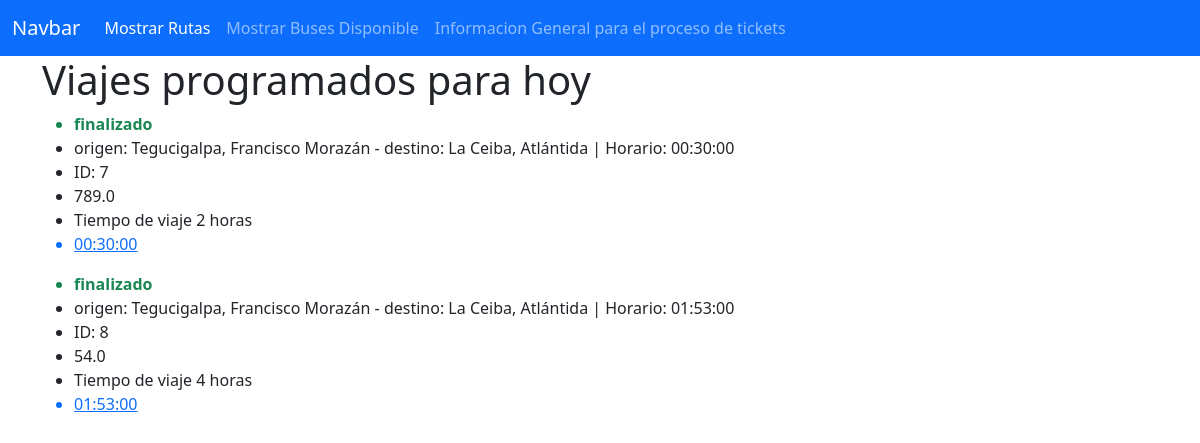
The page / on the database its author committed.
### app_transportAgency/models.py (models this page shows, shortened)
class TripScheduling(models.Model):
    STATE = {
       ('1', 'A tiempo'),
       ('2', 'en viaje'),
       ('3', 'finalizado'),
       ('4', 'cancelado'),
   }
    date_trip = models.DateField(auto_now_add=True)
    state     = models.CharField(max_length=1, choices=STATE)
    routes    = models.ForeignKey(Route,  on_delete=models.PROTECT, blank=True, null=True)

class Route(models.Model):
    origin     = models.ForeignKey(City, related_name="origin_city", on_delete=models.CASCADE)
    destiny    = models.ForeignKey(City, related_name="destiny_city", on_delete=models.CASCADE)
    route_time = models.IntegerField()
    precio     = models.FloatField()
    schedule   = models.ForeignKey(Schedule, on_delete=models.CASCADE, blank=True, null=True)
    def __str__(self):
        return f'origen: {self.origin} - destino: {self.destiny} | Horario: {self.schedule}'

class City(models.Model):
    name_city = models.CharField(max_length=70)
    def __str__(self):
        return self.name_city
    class Meta:
        verbose_name_plural = 'Cities'

class Schedule(models.Model):
    route_schedule = models.TimeField()
    def __str__(self):
        return f'{self.route_schedule}'

### app_transportAgency/views.py (the view)
# urls.py: path('', views.travels, name="home" ),
def travels(request):
    time_today = datetime.now()
    travels = TripScheduling.objects.filter(date_trip=time_today)
    for t in travels:
        time_route = t.routes.schedule.route_schedule
        t1 = dt.datetime.strptime(str(time_route), '%H:%M:%S')
        t2 = dt.datetime.strptime(str(time(hour=t.routes.route_time)), '%H:%M:%S')
        time_zero = dt.datetime.strptime('00:00:00', '%H:%M:%S')
        tiempo_aproximado = (t1 - time_zero + t2).time()
        print(tiempo_aproximado)
        if time_route <= time_today.time() and t.state == "1" :
            t.state  = "2"
            t.save()
        elif tiempo_aproximado <= time_today.time() and t.state == "2":
            t.state  = "3"
            t.save()
    travels = TripScheduling.objects.filter(date_trip=time_today)
    ctx = {'travels': travels}
    return render(request, 'transportAgency/travels.html', ctx)

### app_transportAgency/templates/transportAgency/travels.html (shortened to what this page needs)
{% extends "base.html" %}
{% block container %}
    <div class="container">
    <h1 >Viajes programados para hoy</h1>
        {% for t in travels  %}
            <ul>
                <strong><li class="text-success"> {{t.get_state_display}}</li></strong>
                <li>{{t.routes}}</li>
                <li>ID: {{t.pk}}</li>
                <li>{{t.routes.precio}}</li>
                <li>Tiempo de viaje {{t.routes.route_time}} horas</li>
                <a href="#"><li>{{t.routes.schedule}}</li></a>
            </ul>
    {% endfor %}
    </div>
{% endblock  %}

### global_templates/base.html (shortened to what this page needs)
<!DOCTYPE html>
<html lang="en">
<head>
    <link href="https://cdn.jsdelivr.net/npm/bootstrap@5.0.2/dist/css/bootstrap.min.css" rel="stylesheet">
</head>
<body>
    <nav class="navbar navbar-expand-lg navbar-dark bg-primary">
        <div class="container-fluid">
            <a class="navbar-brand" href="#">Navbar</a>
            <div class="collapse navbar-collapse" id="navbarNavDropdown">
                <ul class="navbar-nav">
                    <li class="nav-item"><a class="nav-link active" aria-current="page" href="#">Mostrar Rutas</a></li>
                    <li class="nav-item"><a class="nav-link" href="#">Mostrar Buses Disponible</a></li>
                    <li class="nav-item"><a class="nav-link" href="#">Informacion General para el proceso de tickets</a></li>
                </ul>
            </div>
        </div>
    </nav>
    {% block container %}{% endblock  %}
</body>
</html>

### rows shown on the page
TripScheduling: state "finalizado", routes "origen: Tegucigalpa, Francisco Morazán - destino: La Ceiba, Atlántida | Horario: 00:30:00", pk "7", routes.precio "789.0", routes.route_time "2", routes.schedule "00:30:00"
TripScheduling: state "finalizado", routes "origen: Tegucigalpa, Francisco Morazán - destino: La Ceiba, Atlántida | Horario: 01:53:00", pk "8", routes.precio "54.0", routes.route_time "4", routes.schedule "01:53:00"
